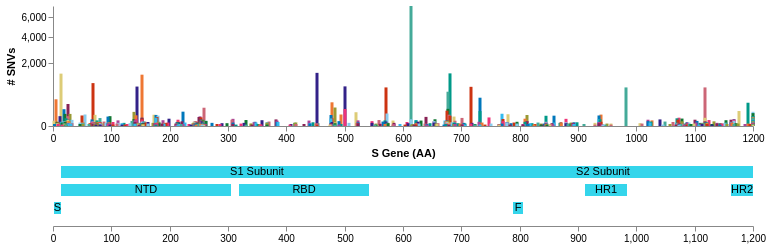

Express this chart as Vega-Lite.
### Vega specification from a JSON file in a GitHub repository (floating-point values rounded to 4 significant figures; data arrays with more than 128 entries replaced by an {"elided": "..."} marker saying what was removed)
{"$schema": "https://vega.github.io/schema/vega/v5.json", "description": "A basic bar chart example, with value labels shown upon mouse hover.", "width": 700, "height": 220, "padding": 5, "signals": [{"name": "entropyPlotHeight", "value": 120}, {"name": "domainPlotHeight", "value": 60}, {"name": "domainPlotYRange", "update": "[domainPlotHeight, 0]"}, {"name": "domainPlotY", "update": "height - domainPlotHeight"}, {"name": "entropyPlotYRange", "update": "[entropyPlotHeight, 0]"}, {"name": "totalSequences", "value": 1000}, {"name": "posField", "value": 1}, {"name": "rectWidth", "update": "invert('xDetail', 3)"}, {"name": "xRange", "value": [0, 1200]}, {"name": "xLabel", "value": "S Gene (AA)"}, {"name": "yLabel", "value": "# SNVs"}, {"name": "detailDomain"}, {"name": "hoverGroup", "value": null, "on": [{"events": "@entropybars:mouseover!", "update": "{group: datum.snv}"}, {"events": "@entropybars:mouseout!", "update": "null"}]}, {"name": "clearSnv", "value": true, "on": [{"events": "mouseup[!event.item]", "update": "true", "force": true}]}, {"name": "shiftSnv", "value": false, "on": [{"events": "@entropybars:click", "update": "event.shiftKey", "force": true}]}, {"name": "clickedSnv", "value": null, "on": [{"events": "@entropybars:click", "update": "{group: datum.snv}", "force": true}]}, {"name": "clearDomain", "value": true, "on": [{"events": "window:mousedown", "update": "true", "force": true}]}, {"name": "shiftDomain", "value": false, "on": [{"events": "@domain_rects:click", "update": "event.shiftKey", "force": true}]}, {"name": "clickedDomain", "value": null, "on": [{"events": "@domain_rects:click", "update": "{name: datum.name}", "force": true}]}], "data": [{"name": "table", "format": {"type": "json"}, "values": {"elided": "603 records"}, "transform": [{"type": "formula", "expr": "datum.counts / totalSequences", "as": "percent"}]}, {"name": "tableFiltered", "source": "table", "transform": [{"type": "filter", "expr": "isValid(detailDomain) ? datum.pos >= detailDomain[0] && datum.pos <= detailDomain[1] : datum"}]}, {"name": "selected", "values": [{"group": "S|614|D|G"}], "on": [{"trigger": "clearSnv", "remove": true}, {"trigger": "!shiftSnv", "remove": true}, {"trigger": "!shiftSnv && clickedSnv", "insert": "clickedSnv"}, {"trigger": "shiftSnv && clickedSnv", "toggle": "clickedSnv"}], "transform": [{"type": "formula", "expr": "parseInt(split(datum.group, '|')[1])", "as": "pos"}, {"type": "lookup", "from": "table", "key": "snv", "values": ["color"], "fields": ["group"], "as": ["color"]}]}, {"name": "domains", "format": {"type": "json"}, "values": [{"abbr": "RBD", "name": "Receptor binding domain", "ranges": [[319, 541]], "row": 1}, {"abbr": "S1 Subunit", "name": "S1 Subunit", "ranges": [[14, 685]], "row": 0}, {"abbr": "S2 Subunit", "name": "S2 Subunit", "ranges": [[686, 1273]], "row": 0}, {"abbr": "S", "name": "Signal Peptide", "ranges": [[1, 13]], "row": 2}, {"abbr": "NTD", "name": "N-Terminal Domain", "ranges": [[14, 305]], "row": 1}, {"abbr": "F", "name": "Fusion Peptide", "ranges": [[788, 806]], "row": 2}, {"abbr": "HR1", "name": "Heptapeptide Repeat Sequence 1", "ranges": [[912, 984]], "row": 1}, {"abbr": "HR2", "name": "Heptapeptide Repeat Sequence 2", "ranges": [[1163, 1213]], "row": 1}, {"abbr": "TM", "name": "Transmembrane Domain", "ranges": [[1213, 1237]], "row": 2}, {"abbr": "CT", "name": "Cytoplasm Domain", "ranges": [[1237, 1273]], "row": 1}], "transform": [{"type": "formula", "expr": "(datum.row > 0 ? -datum.row - (0.5 * datum.row) : datum.row) + 5", "as": "rowTop"}, {"type": "formula", "expr": "(datum.rowTop - 1)", "as": "rowBottom"}, {"type": "formula", "expr": "if(posField, datum.ranges[0][0], (datum.ranges[0][0] * 3 - 2) + xRange[0] - 1)", "as": "start"}, {"type": "formula", "expr": "if(posField, datum.ranges[0][1], datum.start + (datum.ranges[0][1] - datum.ranges[0][0]) * 3 + 2)", "as": "end"}, {"type": "filter", "expr": "datum.start < xRange[1]"}, {"type": "filter", "expr": "indexof(lower(datum.name), 'all') == -1"}]}, {"name": "selectedDomains", "values": [], "on": [{"trigger": "clearDomain", "remove": true}, {"trigger": "!shiftDomain", "remove": true}, {"trigger": "!shiftDomain && clickedDomain", "insert": "clickedDomain"}, {"trigger": "shiftDomain && clickedDomain", "toggle": "clickedDomain"}]}], "scales": [{"name": "xOverview", "type": "linear", "domain": {"signal": "xRange"}, "range": "width", "padding": 0.05, "round": true, "zero": false, "clamp": true}, {"name": "xDetail", "type": "linear", "domain": {"signal": "xRange"}, "domainRaw": {"signal": "detailDomain"}, "range": "width", "padding": 0.05, "round": true, "zero": false, "clamp": true}], "axes": [], "marks": [{"name": "entropybarplot", "type": "group", "encode": {"update": {"x": {"value": 0}, "y": {"value": 0}, "width": {"signal": "width"}, "height": {"signal": "entropyPlotHeight"}}}, "scales": [{"name": "entropyYScale", "type": "pow", "exponent": 0.5, "domain": {"data": "tableFiltered", "field": "counts"}, "range": {"signal": "entropyPlotYRange"}}], "axes": [{"orient": "bottom", "scale": "xDetail", "format": "d", "title": {"signal": "xLabel"}}, {"orient": "left", "scale": "entropyYScale", "labelOverlap": "greedy", "tickCount": 5, "title": {"signal": "yLabel"}}], "marks": [{"name": "entropymark", "type": "rule", "from": {"data": "selected"}, "encode": {"enter": {"zindex": {"value": 1}}, "update": {"x": {"scale": "xDetail", "field": "pos"}, "x2": {"scale": "xDetail", "field": "pos"}, "y": {"value": 0}, "y2": {"signal": "entropyPlotHeight"}, "stroke": {"field": "color"}}}}, {"name": "entropybars", "type": "rect", "from": {"data": "tableFiltered"}, "encode": {"enter": {"stroke": {"value": "#000"}}, "update": {"xc": {"scale": "xDetail", "field": "pos"}, "width": {"scale": "xDetail", "signal": "rectWidth"}, "y": {"scale": "entropyYScale", "field": "counts"}, "y2": {"scale": "entropyYScale", "value": 0}, "tooltip": {"signal": "{title: datum.snvName, 'Count': datum.counts, '%': format(datum.percent, '.1%')}"}, "fill": {"field": "color"}, "strokeWidth": [{"test": "hoverGroup && hoverGroup.group == datum.snv", "value": 1}, {"value": 0}], "zindex": [{"test": "hoverGroup && hoverGroup.group == datum.snv", "value": 3}, {"value": 2}]}}}]}, {"name": "domainPlot", "type": "group", "encode": {"enter": {"fill": {"value": "transparent"}}, "update": {"x": {"value": 0}, "y": {"signal": "domainPlotY"}, "width": {"signal": "width"}, "height": {"signal": "domainPlotHeight"}}}, "signals": [{"name": "brush", "value": 0, "on": [{"events": "@domainPlot:mousedown", "update": "[x(), x()]"}, {"events": "[@domainPlot:mousedown, window:mouseup] > window:mousemove!", "update": "[brush[0], clamp(x(), 0, width)]"}, {"events": {"signal": "delta"}, "update": "clampRange([anchor[0] + delta, anchor[1] + delta], 0, width)"}, {"events": "@domain_rects:mousedown", "update": "[scale('xOverview', datum.start), scale('xOverview', datum.end)]"}]}, {"name": "anchor", "value": null, "on": [{"events": "@brush:mousedown", "update": "slice(brush)"}]}, {"name": "xdown", "value": 0, "on": [{"events": "@brush:mousedown", "update": "x()"}]}, {"name": "delta", "value": 0, "on": [{"events": "[@brush:mousedown, window:mouseup] > window:mousemove!", "update": "x() - xdown"}]}, {"name": "detailDomain", "push": "outer", "on": [{"events": {"signal": "brush"}, "update": "span(brush) ? invert('xOverview', brush) : null"}]}], "scales": [{"name": "domainYScale", "type": "linear", "domain": [0, 5], "range": {"signal": "domainPlotYRange"}}], "axes": [{"orient": "bottom", "scale": "xOverview"}], "marks": [{"name": "domain_rects", "type": "rect", "from": {"data": "domains"}, "encode": {"enter": {"y": {"scale": "domainYScale", "field": "rowTop"}, "y2": {"scale": "domainYScale", "field": "rowBottom"}}, "update": {"x": {"scale": "xOverview", "field": "start"}, "x2": {"scale": "xOverview", "field": "end"}, "tooltip": {"signal": "{ title: datum.name, 'start': datum.start, 'end': datum.end }"}, "strokeWidth": {"value": 0}, "fill": [{"test": "indata('selectedDomains', 'name', datum.name)", "value": "#34d5aa"}, {"value": "#34d5eb"}]}, "hover": {"fill": {"value": "#34eeaa"}, "strokeWidth": {"value": 1}, "stroke": {"value": "black"}, "cursor": {"value": "pointer"}}}}, {"name": "domain_labels", "type": "text", "from": {"data": "domain_rects"}, "interactive": false, "encode": {"enter": {"y": {"field": "y"}, "dy": {"field": "height", "mult": 0.5}, "align": {"value": "center"}, "baseline": {"value": "middle"}, "fill": {"value": "black"}}, "update": {"x": {"field": "x"}, "dx": {"field": "width", "mult": 0.5}, "tooltip": {"signal": "datum.tooltip"}, "text": {"field": "datum.abbr"}}}}, {"type": "rect", "name": "brush", "interactive": false, "encode": {"enter": {"y": {"value": 0}, "height": {"signal": "domainPlotHeight"}, "fill": {"value": "#333"}, "fillOpacity": {"value": 0.2}}, "update": {"x": {"signal": "brush[0]"}, "x2": {"signal": "brush[1]"}}}}, {"type": "rect", "interactive": false, "encode": {"enter": {"y": {"value": 0}, "height": {"signal": "domainPlotHeight"}, "width": {"value": 0}, "fill": {"value": "firebrick"}}, "update": {"x": {"signal": "brush[0]"}}}}, {"type": "rect", "interactive": false, "encode": {"enter": {"y": {"value": 0}, "height": {"signal": "domainPlotHeight"}, "width": {"value": 0}, "fill": {"value": "firebrick"}}, "update": {"x": {"signal": "brush[1]"}}}}]}]}
